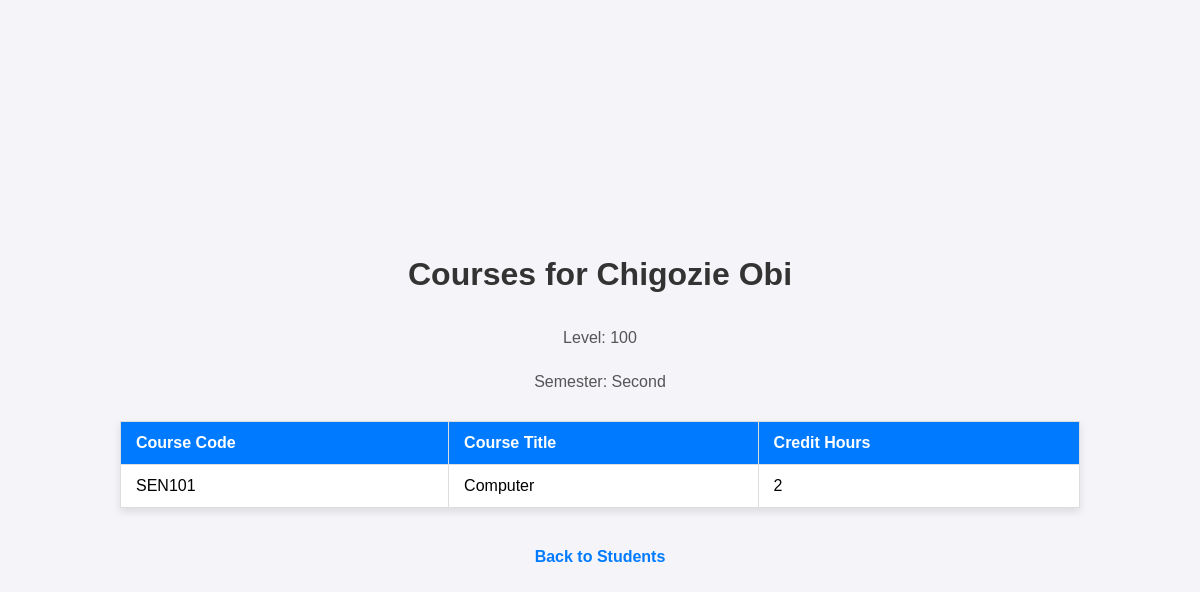
Screenshot of /student_courses/2 with the database file from the repository.
### app.py (models this page shows, shortened)
class Applicant(db.Model):
    __tablename__ =  'applicantDetails'
    id = db.Column(db.Integer, primary_key =True)
    firstname = db.Column(db.String(15), nullable= False)
    lastname = db.Column(db.String(15), nullable= False )
    email = db.Column(db.String(30), unique =True, nullable =False )
    password = db.Column(db.String(40),  nullable =False )

class ApplicantSession(db.Model):
    __tablename__ = "applicantSession"
    id = db.Column(db.Integer, primary_key =True)
    level = db.Column(db.String(40),  nullable =False )
    semester = db.Column(db.String(40),  nullable =False )
    department = db.Column(db.String(40),  nullable =False )

class Courses(db.Model):
    __tablename__ = "coursesDetails"
    id = db.Column(db.Integer, primary_key =True)
    code =  db.Column(db.String(100), nullable= False)
    title = db.Column(db.String(100), nullable =False)
    credits_hours = db.Column(db.String(100), nullable=False)
    level = db.Column(db.String(20))
    semester = db.Column(db.String(20))

### app.py (the view)
@app.route("/student_courses/<int:student_id>")
def student_courses(student_id):
    student = Applicant.query.get_or_404(student_id)
    student_session = ApplicantSession.query.filter_by(id=student.id).first()
    courses = Courses.query.filter_by(level=student_session.level, semester=student_session.semester).all()
    return render_template("student_courses.html", student=student, student_session=student_session, courses=courses)

### templates/student_courses.html (shortened to what this page needs)
<!DOCTYPE html>
<html lang="en">
<head>
    <link rel="stylesheet" href="{{ url_for('static', filename='student_courses.css') }}">
</head>
<body>
    <h1>Courses for {{ student.firstname }} {{ student.lastname }}</h1>
    <p>Level: {{ student_session.level }}</p>
    <p>Semester: {{ student_session.semester }}</p>
    <table>
        <thead>
            <tr>
                <th>Course Code</th>
                <th>Course Title</th>
                <th>Credit Hours</th>
            </tr>
        </thead>
        <tbody>
            {% for course in courses %}
            <tr>
                <td>{{ course.code }}</td>
                <td>{{ course.title }}</td>
                <td>{{ course.credits_hours }}</td>
            </tr>
            {% endfor %}
        </tbody>
    </table>
    <a href="{{ url_for('view_students') }}">Back to Students</a>
</body>
</html>

### static/student_courses.css (style rules this page uses)
body { font-family: Arial, sans-serif; background-color: #f4f4f9; margin: 0; padding: 0; display: flex; justify-content: center; align-items: center; flex-direction: column; min-height: 100vh; }
h1 { color: #333; margin-bottom: 20px; }
p { font-size: 16px; color: #555; margin-bottom: 10px; }
table { width: 80%; border-collapse: collapse; margin: 20px 0; background-color: #fff; box-shadow: 0 4px 8px rgba(0, 0, 0, 0.1); }
table th, table td { padding: 12px 15px; text-align: left; border: 1px solid #ddd; }
table th { background-color: #007bff; color: #fff; }
a { display: inline-block; margin-top: 20px; text-decoration: none; color: #007bff; font-weight: bold; }

### rows the page displays
Applicant: firstname "Chigozie", lastname "Obi"
ApplicantSession: level "100", semester "Second"
Courses: code "SEN101", title "Computer", credits_hours "2"
